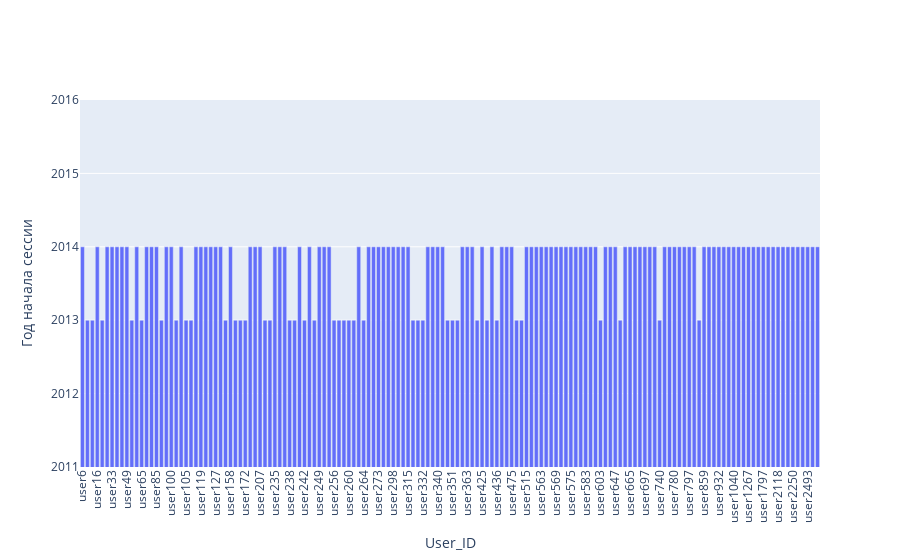

Here is the notebook cell this chart was saved with:
### Markdown cell above
Выведите медианный год начала сессии для сессий 150 пользователей

### Code cell
d = {}
for user_x in new_train_data_150users['user_id'].unique():
    d[user_x] =int(np.median(new_train_data_150users[new_train_data_150users['user_id'] == user_x]['Start_Year']))

data_viz =  go.Bar(
    x = list(map(lambda x: 'user'+x, map(str,d.keys()))),
    y = list(d.values())
)

fig = go.Figure(data = [data_viz])
fig.update_xaxes(tickangle=-90)
fig.update_yaxes(range=[2011, 2016])
fig.update_layout(xaxis_title='User_ID', yaxis_title=u'Год начала сессии')
iplot(fig)

### Figure 1 — Plotly figure (JSON) as saved in the notebook; plotly's stock layout.template omitted (floating-point values rounded to 4 significant figures; data arrays with more than 128 entries replaced by an {"elided": "..."} marker saying what was removed)
{"data": [{"type": "bar", "x": {"elided": "150 str values"}, "y": {"elided": "150 int values"}}], "layout": {"xaxis": {"tickangle": -90, "title": {"text": "User_ID"}}, "yaxis": {"range": [2011, 2016], "title": {"text": "Год начала сессии"}}}}
